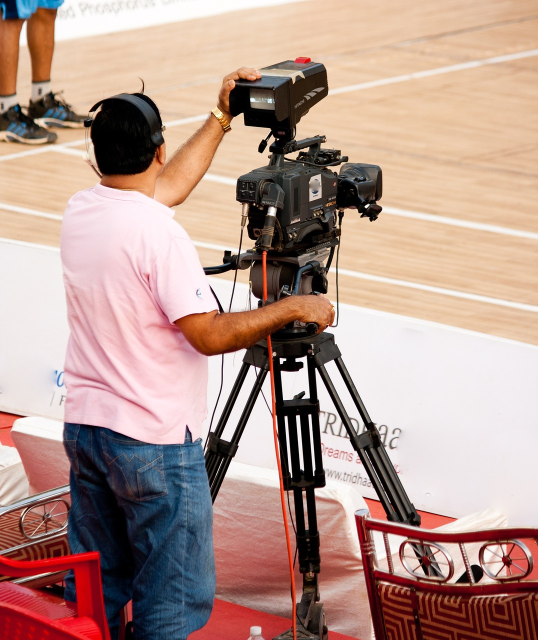
%> input picture cameraman.jpg, 1075 x 1280 px (shown at 1/2 size)
$ octave odev.m   (GNU Octave 9; MATLAB toolbox functions it lacks are replaced by stand-ins)
%> lines starting %> are read from the running program, lines starting %| are printed output that depends on the picture
%yatayda ve düþeyde 20 px kaydýr
%  resim 5/1 oranýnda küçlecek
%resim 2 kat büyültülerek çizilecek
% resim gri scale olcak
% orjinal
% -30 derece resmi döndür
clc,clear all ,close all;
I = imread('cameraman.jpg');
%> I is the input picture: size 1280x1075x3 uint8; mean R, G, B 181.4, 151.9, 142.2
grayScale = rgb2gray(I);
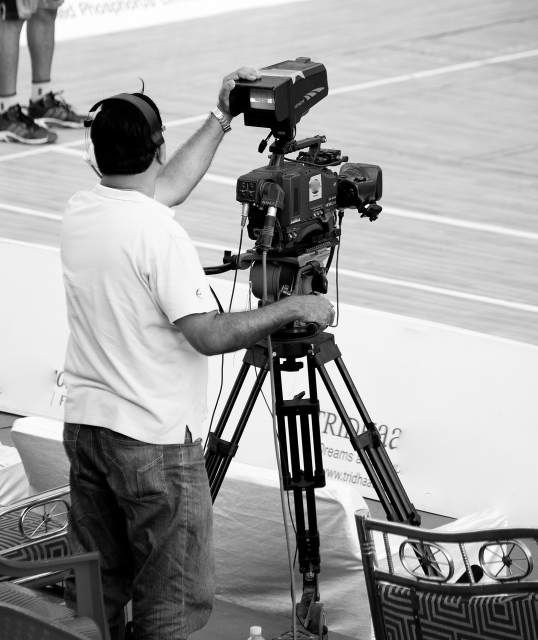
%> grayScale: size 1280x1075 uint8 (shown at 1/2 size); min 0, max 255, mean 159.6
% Filters Start
firstFilter = [1/9, 1/9, 1/9;1/9, 1/9, 1/9;1/9, 1/9, 1/9];
secondFilter = [0, -1, 0;-1, 5, -1;0, -1, 0];
thirdFilter  = [1,1,1;0,0,0;-1,-1,-1];
firstFilteredImage = imfilter(I,firstFilter);
secondFilteredImage = imfilter(I,secondFilter);
thirdFilteredImage = imfilter(I,thirdFilter);
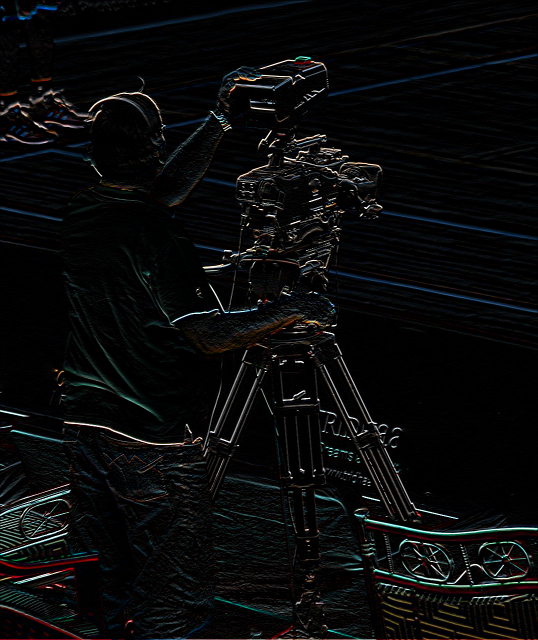
%> thirdFilteredImage: size 1280x1075x3 uint8 (shown at 1/2 size); mean R, G, B 9.6, 10.2, 10.5
% Filters end
twentyPercentZoomOut = imresize(I,0.2);
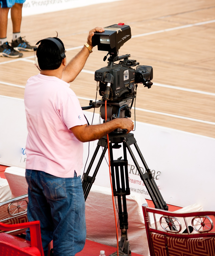
%> twentyPercentZoomOut: size 256x215x3 uint8; mean R, G, B 181.4, 151.9, 142.2
fiftypercentZoomIn = imresize(I,2);
imIshift = imtranslate(I,[20,20]);
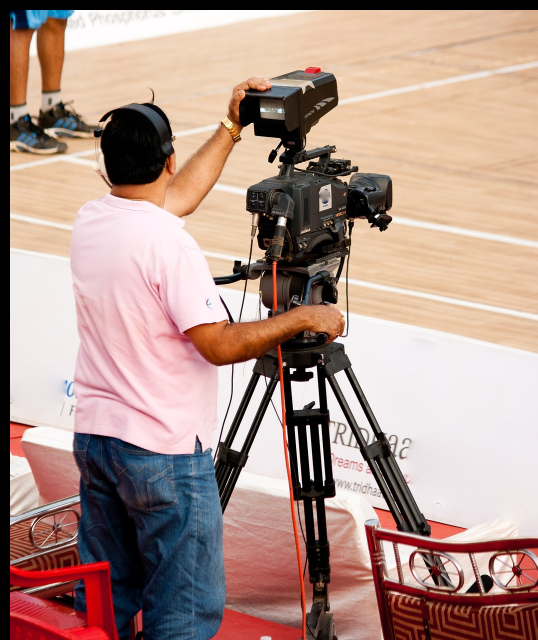
%> imIshift: size 1280x1075x3 uint8 (shown at 1/2 size); mean R, G, B 175.6, 148, 138.6
rotatedImage= imrotate(I,330,'bilinear','crop');
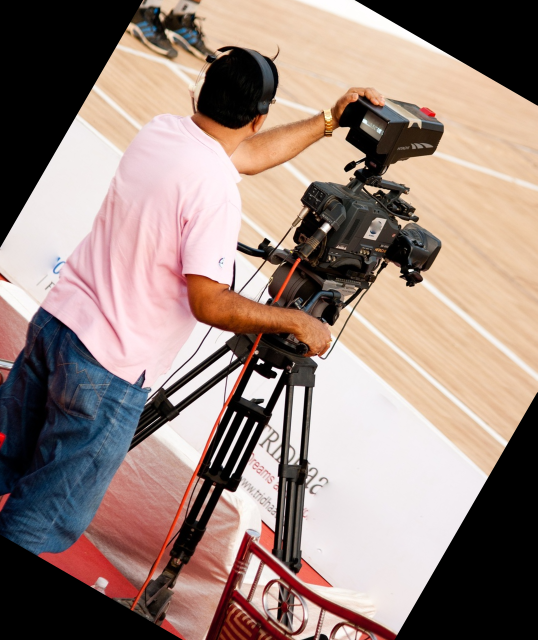
%> rotatedImage: size 1280x1075x3 uint8 (shown at 1/2 size); mean R, G, B 153.1, 132.8, 125.3
figure ,imshow(I),title("Original image");
figure ,imshow(grayScale),title("Grayscale image");
figure ,imshow(twentyPercentZoomOut),title("%20 zoom out image");
figure ,imshow(fiftypercentZoomIn),title("%50 zoom in image");
figure ,imshow(imIshift),title(" shifted image ");
figure ,imshow(rotatedImage),title(" rotaded   image");
figure,
subplot(2,2,1), imshow(I), title("Original image");
subplot(2,2,2), imshow(firstFilteredImage), title("Filtered image");
subplot(2,2,3), imshow(secondFilteredImage), title("Filtered image");
subplot(2,2,4), imshow(thirdFilteredImage), title("Filtered image");

$ run again, with n.png saved as cameraman.jpg
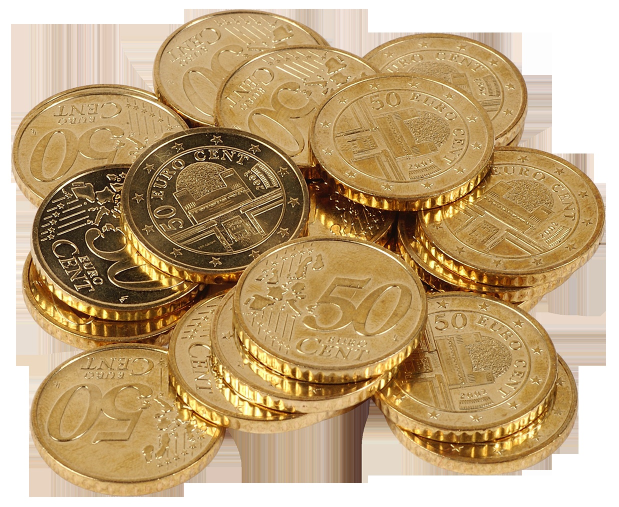
%> input picture n.png, 1237 x 1013 px (shown at 1/2 size)
%> I is the input picture: size 1013x1237x3 uint8; mean R, G, B 191.3, 164.3, 123.9
%> `imIshift = imtranslate(I,[20,20]);`:
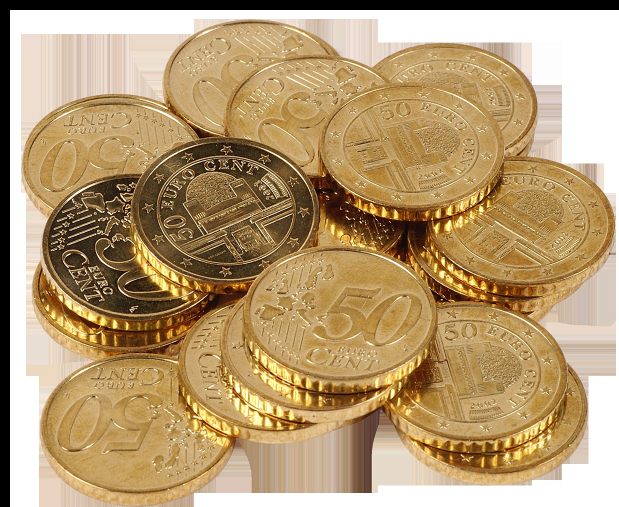
%> imIshift: size 1013x1237x3 uint8 (shown at 1/2 size); mean R, G, B 182.2, 155.2, 114.9
%> `rotatedImage= imrotate(I,330,'bilinear','crop');`:
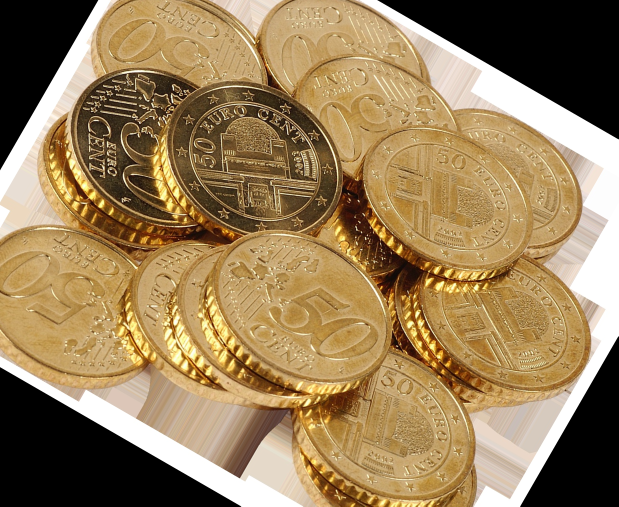
%> rotatedImage: size 1013x1237x3 uint8 (shown at 1/2 size); mean R, G, B 152.9, 127.6, 89.3
